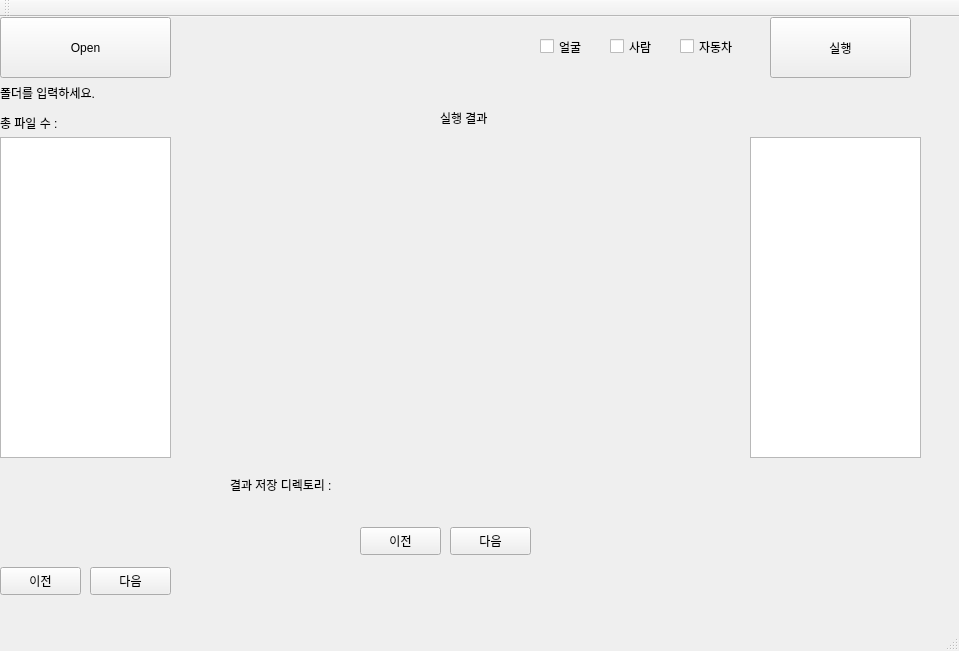
<?xml version="1.0" encoding="UTF-8"?>
<ui version="4.0">
 <class>goodClass</class>
 <widget class="QMainWindow" name="goodClass">
  <property name="geometry">
   <rect>
    <x>0</x>
    <y>0</y>
    <width>959</width>
    <height>651</height>
   </rect>
  </property>
  <property name="windowTitle">
   <string>good</string>
  </property>
  <widget class="QWidget" name="centralWidget">
   <widget class="QPushButton" name="openButton">
    <property name="geometry">
     <rect>
      <x>0</x>
      <y>0</y>
      <width>171</width>
      <height>61</height>
     </rect>
    </property>
    <property name="text">
     <string>Open</string>
    </property>
   </widget>
   <widget class="QLabel" name="labelPath">
    <property name="geometry">
     <rect>
      <x>0</x>
      <y>60</y>
      <width>171</width>
      <height>31</height>
     </rect>
    </property>
    <property name="text">
     <string>폴더를 입력하세요.</string>
    </property>
   </widget>
   <widget class="QListWidget" name="imageList">
    <property name="geometry">
     <rect>
      <x>0</x>
      <y>120</y>
      <width>171</width>
      <height>321</height>
     </rect>
    </property>
   </widget>
   <widget class="QLabel" name="label">
    <property name="geometry">
     <rect>
      <x>440</x>
      <y>70</y>
      <width>161</width>
      <height>61</height>
     </rect>
    </property>
    <property name="text">
     <string>실행 결과</string>
    </property>
   </widget>
   <widget class="QPushButton" name="processButton">
    <property name="geometry">
     <rect>
      <x>770</x>
      <y>0</y>
      <width>141</width>
      <height>61</height>
     </rect>
    </property>
    <property name="text">
     <string>실행</string>
    </property>
   </widget>
   <widget class="QLabel" name="image_result">
    <property name="geometry">
     <rect>
      <x>280</x>
      <y>120</y>
      <width>361</width>
      <height>311</height>
     </rect>
    </property>
    <property name="maximumSize">
     <size>
      <width>480</width>
      <height>360</height>
     </size>
    </property>
    <property name="text">
     <string/>
    </property>
   </widget>
   <widget class="QPushButton" name="prevButton">
    <property name="geometry">
     <rect>
      <x>0</x>
      <y>550</y>
      <width>81</width>
      <height>28</height>
     </rect>
    </property>
    <property name="text">
     <string>이전</string>
    </property>
   </widget>
   <widget class="QPushButton" name="nextButton">
    <property name="geometry">
     <rect>
      <x>90</x>
      <y>550</y>
      <width>81</width>
      <height>28</height>
     </rect>
    </property>
    <property name="text">
     <string>다음</string>
    </property>
   </widget>
   <widget class="QLabel" name="labelPath_2">
    <property name="geometry">
     <rect>
      <x>0</x>
      <y>90</y>
      <width>81</width>
      <height>31</height>
     </rect>
    </property>
    <property name="text">
     <string>총 파일 수 : </string>
    </property>
   </widget>
   <widget class="QLabel" name="label_fileSize">
    <property name="geometry">
     <rect>
      <x>80</x>
      <y>90</y>
      <width>91</width>
      <height>31</height>
     </rect>
    </property>
    <property name="text">
     <string/>
    </property>
   </widget>
   <widget class="QCheckBox" name="checkBox_car">
    <property name="geometry">
     <rect>
      <x>680</x>
      <y>20</y>
      <width>61</width>
      <height>19</height>
     </rect>
    </property>
    <property name="text">
     <string>자동차</string>
    </property>
   </widget>
   <widget class="QCheckBox" name="checkBox_man">
    <property name="geometry">
     <rect>
      <x>610</x>
      <y>20</y>
      <width>51</width>
      <height>19</height>
     </rect>
    </property>
    <property name="text">
     <string>사람</string>
    </property>
   </widget>
   <widget class="QCheckBox" name="checkBox_face">
    <property name="geometry">
     <rect>
      <x>540</x>
      <y>20</y>
      <width>51</width>
      <height>19</height>
     </rect>
    </property>
    <property name="text">
     <string>얼굴</string>
    </property>
   </widget>
   <widget class="QLabel" name="labelImage">
    <property name="geometry">
     <rect>
      <x>0</x>
      <y>460</y>
      <width>170</width>
      <height>80</height>
     </rect>
    </property>
    <property name="maximumSize">
     <size>
      <width>170</width>
      <height>80</height>
     </size>
    </property>
    <property name="text">
     <string/>
    </property>
   </widget>
   <widget class="QLabel" name="labelPathR2">
    <property name="geometry">
     <rect>
      <x>230</x>
      <y>460</y>
      <width>161</width>
      <height>16</height>
     </rect>
    </property>
    <property name="text">
     <string>결과 저장 디렉토리 : </string>
    </property>
   </widget>
   <widget class="QPushButton" name="nextButton2">
    <property name="geometry">
     <rect>
      <x>450</x>
      <y>510</y>
      <width>81</width>
      <height>28</height>
     </rect>
    </property>
    <property name="text">
     <string>다음</string>
    </property>
   </widget>
   <widget class="QPushButton" name="prevButton2">
    <property name="geometry">
     <rect>
      <x>360</x>
      <y>510</y>
      <width>81</width>
      <height>28</height>
     </rect>
    </property>
    <property name="text">
     <string>이전</string>
    </property>
   </widget>
   <widget class="QListWidget" name="resultList">
    <property name="geometry">
     <rect>
      <x>750</x>
      <y>120</y>
      <width>171</width>
      <height>321</height>
     </rect>
    </property>
   </widget>
   <widget class="QLabel" name="labelPathR">
    <property name="geometry">
     <rect>
      <x>380</x>
      <y>460</y>
      <width>341</width>
      <height>16</height>
     </rect>
    </property>
    <property name="text">
     <string/>
    </property>
   </widget>
  </widget>
  <widget class="QMenuBar" name="menuBar">
   <property name="geometry">
    <rect>
     <x>0</x>
     <y>0</y>
     <width>959</width>
     <height>26</height>
    </rect>
   </property>
  </widget>
  <widget class="QToolBar" name="mainToolBar">
   <attribute name="toolBarArea">
    <enum>TopToolBarArea</enum>
   </attribute>
   <attribute name="toolBarBreak">
    <bool>false</bool>
   </attribute>
  </widget>
  <widget class="QStatusBar" name="statusBar"/>
 </widget>
 <layoutdefault spacing="6" margin="11"/>
 <resources>
  <include location="good.qrc"/>
 </resources>
 <connections>
  <connection>
   <sender>openButton</sender>
   <signal>clicked()</signal>
   <receiver>goodClass</receiver>
   <slot>openButton()</slot>
   <hints>
    <hint type="sourcelabel">
     <x>128</x>
     <y>86</y>
    </hint>
    <hint type="destinationlabel">
     <x>145</x>
     <y>126</y>
    </hint>
   </hints>
  </connection>
  <connection>
   <sender>prevButton</sender>
   <signal>clicked()</signal>
   <receiver>goodClass</receiver>
   <slot>prevImage()</slot>
   <hints>
    <hint type="sourcelabel">
     <x>80</x>
     <y>594</y>
    </hint>
    <hint type="destinationlabel">
     <x>591</x>
     <y>584</y>
    </hint>
   </hints>
  </connection>
  <connection>
   <sender>nextButton</sender>
   <signal>clicked()</signal>
   <receiver>goodClass</receiver>
   <slot>nextImage()</slot>
   <hints>
    <hint type="sourcelabel">
     <x>170</x>
     <y>595</y>
    </hint>
    <hint type="destinationlabel">
     <x>752</x>
     <y>579</y>
    </hint>
   </hints>
  </connection>
  <connection>
   <sender>imageList</sender>
   <signal>currentRowChanged(int)</signal>
   <receiver>goodClass</receiver>
   <slot>selectedImage()</slot>
   <hints>
    <hint type="sourcelabel">
     <x>170</x>
     <y>434</y>
    </hint>
    <hint type="destinationlabel">
     <x>357</x>
     <y>431</y>
    </hint>
   </hints>
  </connection>
  <connection>
   <sender>processButton</sender>
   <signal>clicked()</signal>
   <receiver>goodClass</receiver>
   <slot>processButton()</slot>
   <hints>
    <hint type="sourcelabel">
     <x>770</x>
     <y>100</y>
    </hint>
    <hint type="destinationlabel">
     <x>825</x>
     <y>138</y>
    </hint>
   </hints>
  </connection>
  <connection>
   <sender>prevButton2</sender>
   <signal>clicked()</signal>
   <receiver>goodClass</receiver>
   <slot>prevImage2()</slot>
   <hints>
    <hint type="sourcelabel">
     <x>400</x>
     <y>566</y>
    </hint>
    <hint type="destinationlabel">
     <x>400</x>
     <y>606</y>
    </hint>
   </hints>
  </connection>
  <connection>
   <sender>nextButton2</sender>
   <signal>clicked()</signal>
   <receiver>goodClass</receiver>
   <slot>nextImage2()</slot>
   <hints>
    <hint type="sourcelabel">
     <x>504</x>
     <y>566</y>
    </hint>
    <hint type="destinationlabel">
     <x>518</x>
     <y>616</y>
    </hint>
   </hints>
  </connection>
  <connection>
   <sender>resultList</sender>
   <signal>currentRowChanged(int)</signal>
   <receiver>goodClass</receiver>
   <slot>selectedImage2()</slot>
   <hints>
    <hint type="sourcelabel">
     <x>873</x>
     <y>416</y>
    </hint>
    <hint type="destinationlabel">
     <x>903</x>
     <y>526</y>
    </hint>
   </hints>
  </connection>
 </connections>
 <slots>
  <slot>openButton()</slot>
  <slot>pushButton()</slot>
  <slot>prevImage()</slot>
  <slot>nextImage()</slot>
  <slot>selectedImage()</slot>
  <slot>processButton()</slot>
  <slot>nextImage2()</slot>
  <slot>prevImage2()</slot>
  <slot>selectedImage2()</slot>
 </slots>
</ui>
